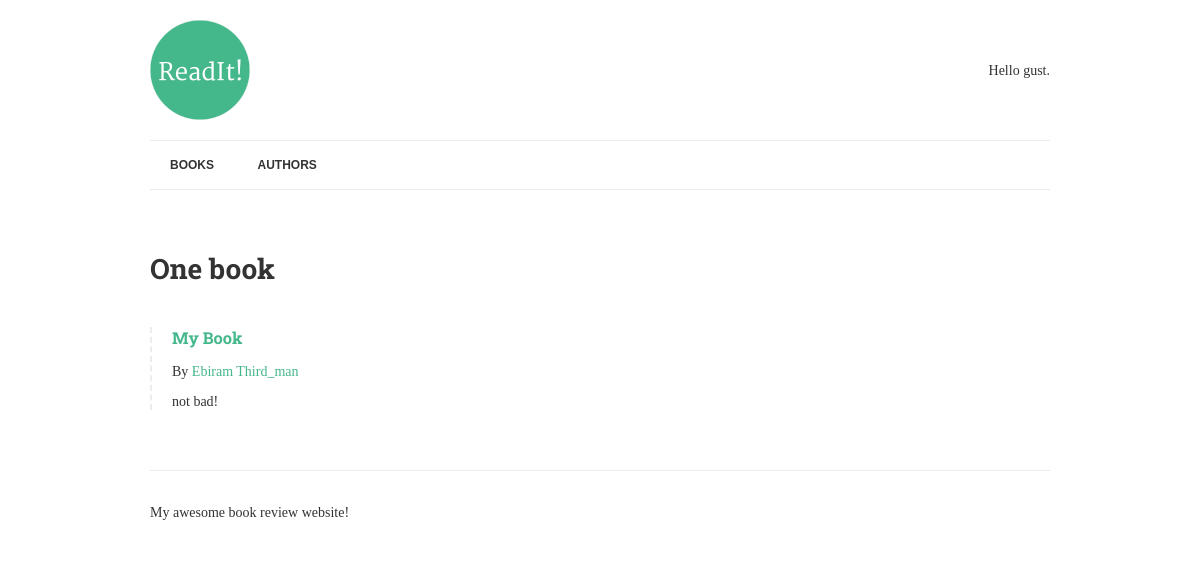
/, run on an earlier commit of the app's database.
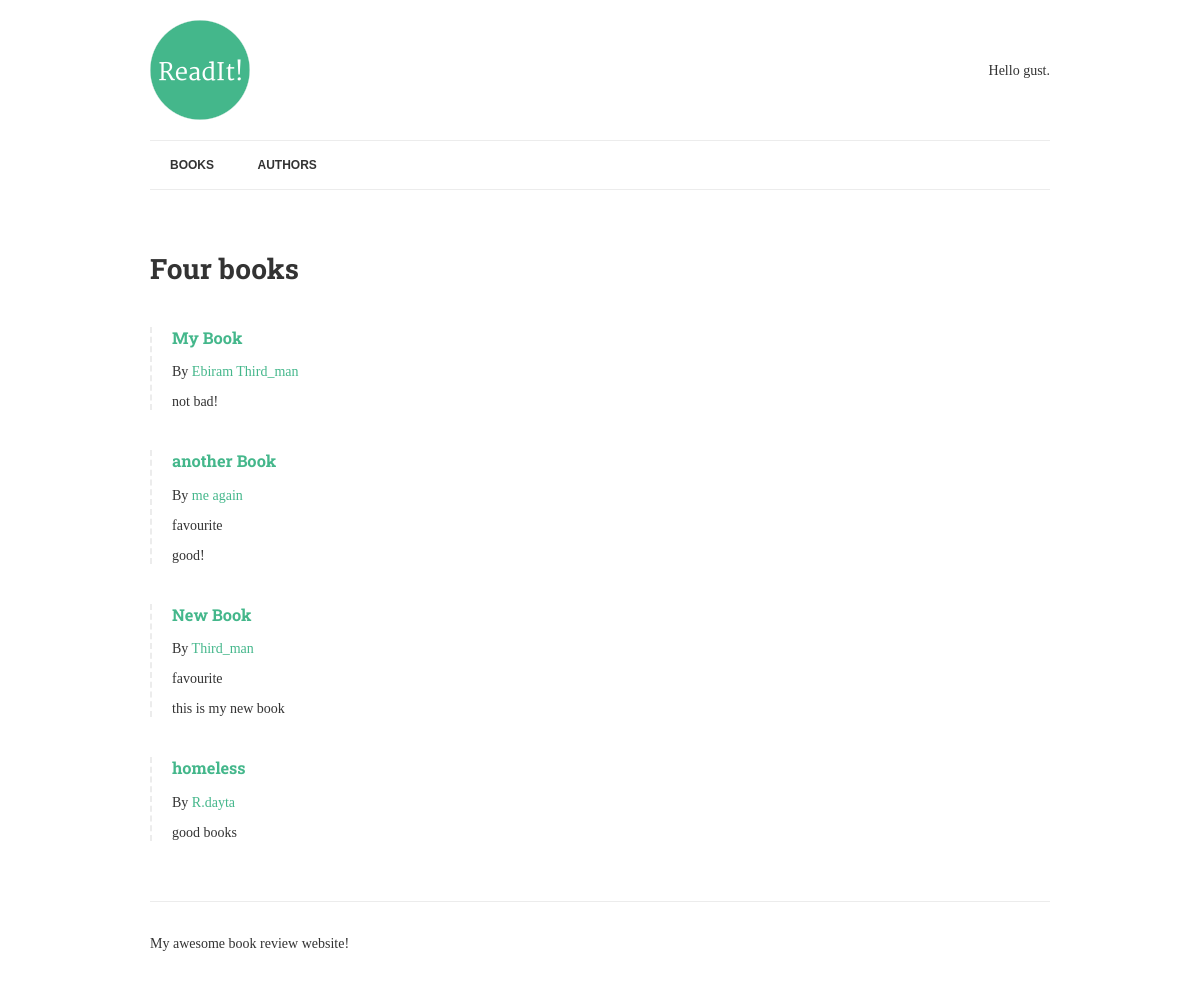
And on a later commit of the database.
### books/models.py (models this page shows, shortened)
class Book(models.Model): #now we need the quality that books might have
	title = models.CharField(max_length=150) #this going to be stored as a string we must set maximum lenght to store
	authors = models.ManyToManyField("Author",related_name="books")
	review = models.TextField(blank = True, null=True)
	date_reviewd = models.DateTimeField(blank = True, null=True)#it is stored as a date_time object *
	is_favourite = models.BooleanField(default=False,verbose_name="Favourite?")
	def list_authors(self):
		return "-".join([author.name for author in self.authors.all()])

class Author(models.Model):
	name = models.CharField(max_length=70,help_text=' Use pen name,not Real name',
							 unique=True)

### books/views.py (the view)
# urls.py: path('', books_list, name="books"),
def books_list(request):
    books= Book.objects.exclude(date_reviewd__isnull=True).prefetch_related('authors') #for query our database
    contex = {  # we must send the books variable to list.html with render and context only accept dictionary
        "books": books,
    }
    return render(request, "list.html", contex)

### books/templates/list.html
{% extends "base.html"%}
{%load humanize%}
{% block content %}
    <h1>{{books.count|apnumber|title}} book{{books.count|pluralize}}</h1><!.. #second code only pluralize the book,title for capitalize ..>
    {%for book in books%}
        {% include "book-detail.html" %}
    {%endfor %}
{% endblock content %}

### books/templates/book-detail.html
 <div class="book">
    <h3><a href="{% url 'book-detail' book.pk %}"> {{book.title }} </a></h3>
    <p>By {% for author in book.authors.all %} <a href= "{% url 'author-detail' author.pk %}"> {{author.name}}</a> {% endfor %}</p>
    {% if book.is_favourite %} <p class="highlight">favourite</p>{% endif %}
    <p>{{book.review|linebreaks}}</p>
</div>

What changed in the data, as far as the page shows it:
now on this page (row edited): Book: title "another Book", is_favourite "favourite", review "good!"
now on this page (row unchanged): Author: name "me again", shown under "another Book"
added Book: title "New Book", is_favourite "favourite", review "this is my new book", Author (name "Third_man")
added Book: title "homeless", review "good books"
added Author: name "R.dayta", shown under "homeless"
Also different on the page:
{{ books.count|apnumber|title }}: "One" → "Four"
